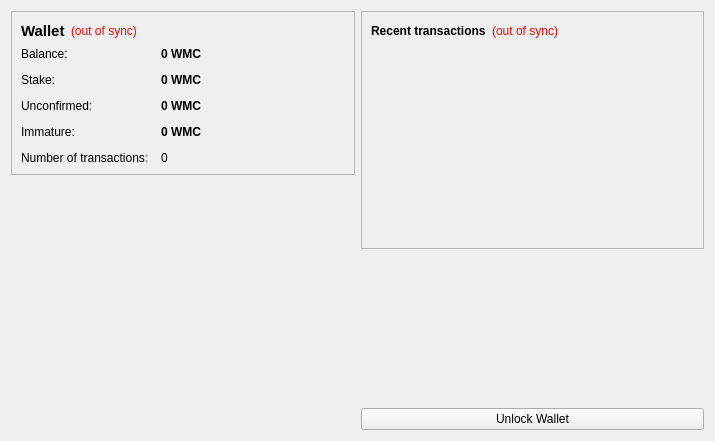
<?xml version="1.0" encoding="UTF-8"?>
<ui version="4.0">
 <class>OverviewPage</class>
 <widget class="QWidget" name="OverviewPage">
  <property name="geometry">
   <rect>
    <x>0</x>
    <y>0</y>
    <width>715</width>
    <height>441</height>
   </rect>
  </property>
  <property name="windowTitle">
   <string>Form</string>
  </property>
  <layout class="QHBoxLayout" name="horizontalLayout" stretch="1,1">
   <item>
    <layout class="QVBoxLayout" name="verticalLayout_2">
     <item>
      <widget class="QFrame" name="frame">
       <property name="frameShape">
        <enum>QFrame::StyledPanel</enum>
       </property>
       <property name="frameShadow">
        <enum>QFrame::Raised</enum>
       </property>
       <layout class="QVBoxLayout" name="verticalLayout_4">
        <item>
         <layout class="QHBoxLayout" name="horizontalLayout_4">
          <item>
           <widget class="QLabel" name="label_5">
            <property name="font">
             <font>
              <pointsize>11</pointsize>
              <weight>75</weight>
              <bold>true</bold>
             </font>
            </property>
            <property name="text">
             <string>Wallet</string>
            </property>
           </widget>
          </item>
          <item>
           <widget class="QLabel" name="labelWalletStatus">
            <property name="toolTip">
             <string>The displayed information may be out of date. Your wallet automatically synchronizes with the WMcoin network after a connection is established, but this process has not completed yet.</string>
            </property>
            <property name="styleSheet">
             <string notr="true">QLabel { color: red; }</string>
            </property>
            <property name="text">
             <string notr="true">(out of sync)</string>
            </property>
            <property name="alignment">
             <set>Qt::AlignLeading|Qt::AlignLeft|Qt::AlignVCenter</set>
            </property>
           </widget>
          </item>
          <item>
           <spacer name="horizontalSpacer_2">
            <property name="orientation">
             <enum>Qt::Horizontal</enum>
            </property>
            <property name="sizeHint" stdset="0">
             <size>
              <width>40</width>
              <height>20</height>
             </size>
            </property>
           </spacer>
          </item>
         </layout>
        </item>
        <item>
         <layout class="QFormLayout" name="formLayout_2">
          <property name="fieldGrowthPolicy">
           <enum>QFormLayout::AllNonFixedFieldsGrow</enum>
          </property>
          <property name="horizontalSpacing">
           <number>12</number>
          </property>
          <property name="verticalSpacing">
           <number>12</number>
          </property>
          <item row="0" column="0">
           <widget class="QLabel" name="label">
            <property name="text">
             <string>Balance:</string>
            </property>
           </widget>
          </item>
          <item row="0" column="1">
           <widget class="QLabel" name="labelBalance">
            <property name="font">
             <font>
              <weight>75</weight>
              <bold>true</bold>
             </font>
            </property>
            <property name="cursor">
             <cursorShape>IBeamCursor</cursorShape>
            </property>
            <property name="toolTip">
             <string>Your current balance</string>
            </property>
            <property name="text">
             <string notr="true">0 WMC</string>
            </property>
            <property name="textInteractionFlags">
             <set>Qt::LinksAccessibleByMouse|Qt::TextSelectableByKeyboard|Qt::TextSelectableByMouse</set>
            </property>
           </widget>
          </item>
          <item row="1" column="0">
           <widget class="QLabel" name="label_6">
            <property name="text">
             <string>Stake:</string>
            </property>
           </widget>
          </item>
          <item row="1" column="1">
           <widget class="QLabel" name="labelStake">
            <property name="font">
             <font>
              <weight>75</weight>
              <bold>true</bold>
             </font>
            </property>
            <property name="cursor">
             <cursorShape>IBeamCursor</cursorShape>
            </property>
            <property name="toolTip">
             <string>Total of coins that was staked, and do not yet count toward the current balance</string>
            </property>
            <property name="text">
             <string notr="true">0 WMC</string>
            </property>
            <property name="textInteractionFlags">
             <set>Qt::LinksAccessibleByMouse|Qt::TextSelectableByKeyboard|Qt::TextSelectableByMouse</set>
            </property>
           </widget>
          </item>
          <item row="2" column="0">
           <widget class="QLabel" name="label_3">
            <property name="text">
             <string>Unconfirmed:</string>
            </property>
           </widget>
          </item>
          <item row="2" column="1">
           <widget class="QLabel" name="labelUnconfirmed">
            <property name="font">
             <font>
              <weight>75</weight>
              <bold>true</bold>
             </font>
            </property>
            <property name="cursor">
             <cursorShape>IBeamCursor</cursorShape>
            </property>
            <property name="toolTip">
             <string>Total of transactions that have yet to be confirmed, and do not yet count toward the current balance</string>
            </property>
            <property name="text">
             <string notr="true">0 WMC</string>
            </property>
            <property name="textInteractionFlags">
             <set>Qt::LinksAccessibleByMouse|Qt::TextSelectableByKeyboard|Qt::TextSelectableByMouse</set>
            </property>
           </widget>
          </item>
          <item row="3" column="0">
           <widget class="QLabel" name="labelImmatureText">
            <property name="text">
             <string>Immature:</string>
            </property>
           </widget>
          </item>
          <item row="3" column="1">
           <widget class="QLabel" name="labelImmature">
            <property name="font">
             <font>
              <weight>75</weight>
              <bold>true</bold>
             </font>
            </property>
            <property name="toolTip">
             <string>Mined balance that has not yet matured</string>
            </property>
            <property name="text">
             <string notr="true">0 WMC</string>
            </property>
            <property name="textInteractionFlags">
             <set>Qt::LinksAccessibleByMouse|Qt::TextSelectableByKeyboard|Qt::TextSelectableByMouse</set>
            </property>
           </widget>
          </item>
          <item row="4" column="0">
           <widget class="QLabel" name="label_2">
            <property name="text">
             <string>Number of transactions:</string>
            </property>
           </widget>
          </item>
          <item row="4" column="1">
           <widget class="QLabel" name="labelNumTransactions">
            <property name="toolTip">
             <string>Total number of transactions in wallet</string>
            </property>
            <property name="text">
             <string notr="true">0</string>
            </property>
           </widget>
          </item>
         </layout>
        </item>
       </layout>
      </widget>
     </item>
     <item>
      <spacer name="verticalSpacer">
       <property name="orientation">
        <enum>Qt::Vertical</enum>
       </property>
       <property name="sizeHint" stdset="0">
        <size>
         <width>20</width>
         <height>40</height>
        </size>
       </property>
      </spacer>
     </item>
      <item>
      <widget class="QLabel" name="label_6">
       <property name="text">
        <string/>
       </property>
       <property name="pixmap">
        <pixmap resource="../bitcoin.qrc">:/images/backg</pixmap>
       </property>
       <property name="scaledContents">
        <bool>false</bool>
       </property>
       <property name="alignment">
        <set>Qt::AlignCenter</set>
       </property>
       <property name="margin">
        <number>-2</number>
       </property>
      </widget>
     </item>
    </layout>
   </item>
   <item>
    <layout class="QVBoxLayout" name="verticalLayout_3">
     <item>
      <widget class="QFrame" name="frame_2">
       <property name="frameShape">
        <enum>QFrame::StyledPanel</enum>
       </property>
       <property name="frameShadow">
        <enum>QFrame::Raised</enum>
       </property>
       <layout class="QVBoxLayout" name="verticalLayout">
        <item>
         <layout class="QHBoxLayout" name="horizontalLayout_2">
          <item>
           <widget class="QLabel" name="label_4">
            <property name="text">
             <string>&lt;b&gt;Recent transactions&lt;/b&gt;</string>
            </property>
           </widget>
          </item>
          <item>
           <widget class="QLabel" name="labelTransactionsStatus">
            <property name="toolTip">
             <string>The displayed information may be out of date. Your wallet automatically synchronizes with the WMcoin network after a connection is established, but this process has not completed yet.</string>
            </property>
            <property name="styleSheet">
             <string notr="true">QLabel { color: red; }</string>
            </property>
            <property name="text">
             <string notr="true">(out of sync)</string>
            </property>
            <property name="alignment">
             <set>Qt::AlignRight|Qt::AlignTrailing|Qt::AlignVCenter</set>
            </property>
           </widget>
          </item>
          <item>
           <spacer name="horizontalSpacer">
            <property name="orientation">
             <enum>Qt::Horizontal</enum>
            </property>
            <property name="sizeHint" stdset="0">
             <size>
              <width>40</width>
              <height>20</height>
             </size>
            </property>
           </spacer>
          </item>
         </layout>
        </item>
        <item>
         <widget class="QListView" name="listTransactions">
          <property name="styleSheet">
           <string notr="true">QListView { background: transparent; }</string>
          </property>
          <property name="frameShape">
           <enum>QFrame::NoFrame</enum>
          </property>
          <property name="verticalScrollBarPolicy">
           <enum>Qt::ScrollBarAlwaysOff</enum>
          </property>
          <property name="horizontalScrollBarPolicy">
           <enum>Qt::ScrollBarAlwaysOff</enum>
          </property>
          <property name="selectionMode">
           <enum>QAbstractItemView::NoSelection</enum>
          </property>
         </widget>
        </item>
       </layout>
      </widget>
     </item>
     <item>
      <spacer name="verticalSpacer_2">
       <property name="orientation">
        <enum>Qt::Vertical</enum>
       </property>
       <property name="sizeHint" stdset="0">
        <size>
         <width>20</width>
         <height>40</height>
        </size>
       </property>
      </spacer>
     </item>
     <item>
      <widget class="QPushButton" name="unlockWalletButton">
       <property name="text">
        <string>Unlock Wallet</string>
       </property>
      </widget>
     </item>
    </layout>
   </item>
  </layout>
 </widget>
 <resources>
  <include location="../bitcoin.qrc"/>
 </resources>
 <connections/>
</ui>
